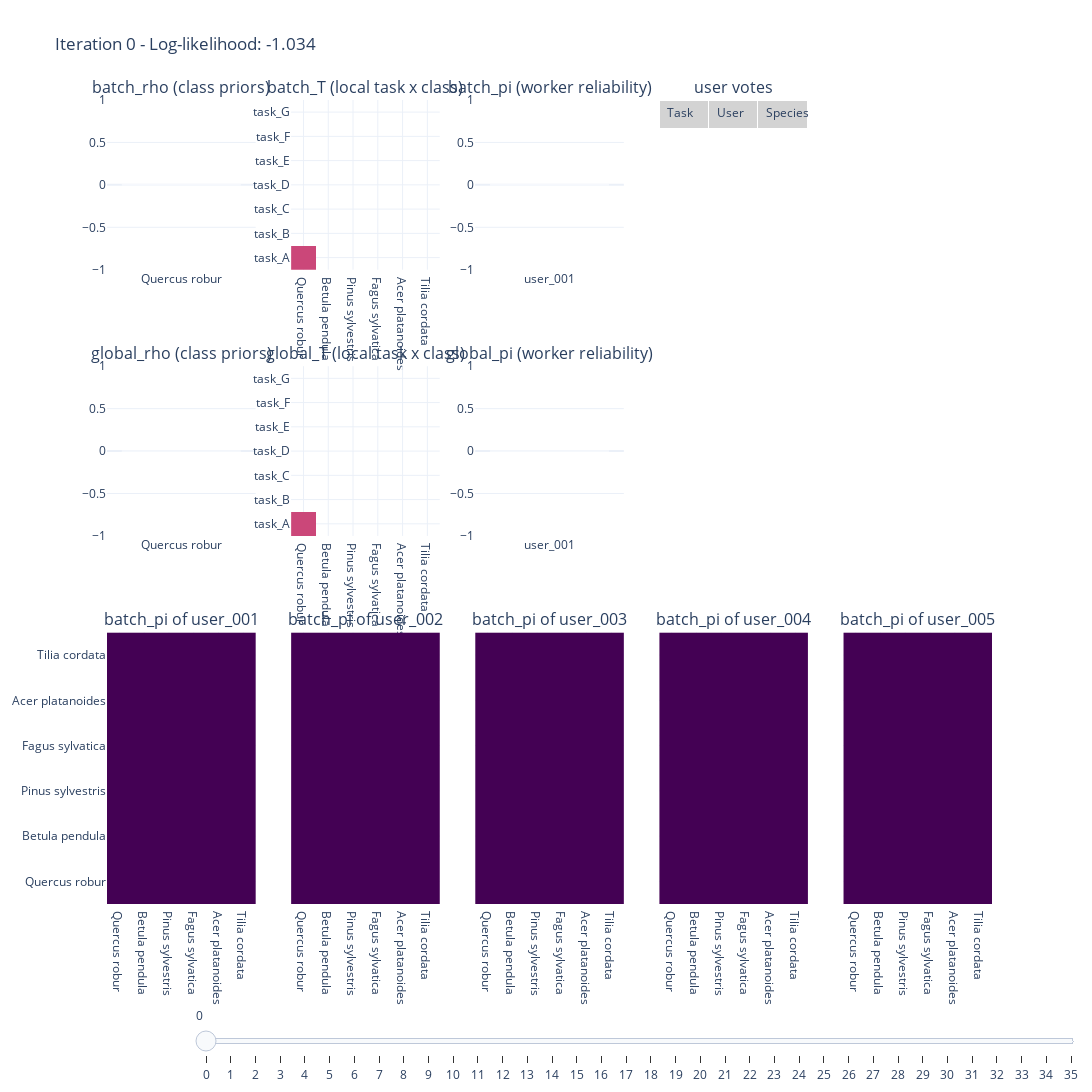

This figure's notebook cell:
### Markdown cell above
The following cell visualizes the behavior of the `VectorizedMultinomialBinaryOnlineMongo` model during online updates.  
It shows how the estimated voters’ reliability evolves over time as new labeling data is incorporated.

### Code cell
from peerannot.helpers.visualization import visualize_model


visualize_model(model=VectorizedMultinomialBinaryOnlineMongo, maxiter=50, batches=[batch1, batch2])

### Figure 1 — Plotly figure (JSON) as saved in the notebook; plotly's stock layout.template omitted (floating-point values rounded to 4 significant figures)
{"data": [{"type": "bar", "x": ["Quercus robur", "Betula pendula", "Pinus sylvestris", "Fagus sylvatica", "Acer platanoides", "Tilia cordata"], "xaxis": "x", "y": [0], "yaxis": "y"}, {"showscale": false, "type": "heatmap", "x": ["Quercus robur", "Betula pendula", "Pinus sylvestris", "Fagus sylvatica", "Acer platanoides", "Tilia cordata"], "xaxis": "x2", "y": ["task_A", "task_B", "task_C", "task_D", "task_E", "task_F", "task_G"], "yaxis": "y2", "z": [[0]]}, {"type": "bar", "x": ["user_001", "user_002", "user_003", "user_004", "user_005"], "xaxis": "x3", "y": [0], "yaxis": "y3"}, {"type": "bar", "x": ["Quercus robur", "Betula pendula", "Pinus sylvestris", "Fagus sylvatica", "Acer platanoides", "Tilia cordata"], "xaxis": "x4", "y": [0], "yaxis": "y4"}, {"showscale": false, "type": "heatmap", "x": ["Quercus robur", "Betula pendula", "Pinus sylvestris", "Fagus sylvatica", "Acer platanoides", "Tilia cordata"], "xaxis": "x5", "y": ["task_A", "task_B", "task_C", "task_D", "task_E", "task_F", "task_G"], "yaxis": "y5", "z": [[0]]}, {"type": "bar", "x": ["user_001", "user_002", "user_003", "user_004", "user_005"], "xaxis": "x6", "y": [0], "yaxis": "y6"}, {"colorscale": [[0, "#440154"], [0.1111, "#482878"], [0.2222, "#3e4989"], [0.3333, "#31688e"], [0.4444, "#26828e"], [0.5556, "#1f9e89"], [0.6667, "#35b779"], [0.7778, "#6ece58"], [0.8889, "#b5de2b"], [1, "#fde725"]], "showscale": false, "type": "heatmap", "x": ["Quercus robur", "Betula pendula", "Pinus sylvestris", "Fagus sylvatica", "Acer platanoides", "Tilia cordata"], "xaxis": "x7", "y": ["Quercus robur", "Betula pendula", "Pinus sylvestris", "Fagus sylvatica", "Acer platanoides", "Tilia cordata"], "yaxis": "y7", "z": [[0.0, 0.0, 0.0, 0.0, 0.0, 0.0], [0.0, 0.0, 0.0, 0.0, 0.0, 0.0], [0.0, 0.0, 0.0, 0.0, 0.0, 0.0], [0.0, 0.0, 0.0, 0.0, 0.0, 0.0], [0.0, 0.0, 0.0, 0.0, 0.0, 0.0], [0.0, 0.0, 0.0, 0.0, 0.0, 0.0]], "zmax": 1, "zmin": 0}, {"colorscale": [[0, "#440154"], [0.1111, "#482878"], [0.2222, "#3e4989"], [0.3333, "#31688e"], [0.4444, "#26828e"], [0.5556, "#1f9e89"], [0.6667, "#35b779"], [0.7778, "#6ece58"], [0.8889, "#b5de2b"], [1, "#fde725"]], "showscale": false, "type": "heatmap", "x": ["Quercus robur", "Betula pendula", "Pinus sylvestris", "Fagus sylvatica", "Acer platanoides", "Tilia cordata"], "xaxis": "x8", "y": ["Quercus robur", "Betula pendula", "Pinus sylvestris", "Fagus sylvatica", "Acer platanoides", "Tilia cordata"], "yaxis": "y8", "z": [[0.0, 0.0, 0.0, 0.0, 0.0, 0.0], [0.0, 0.0, 0.0, 0.0, 0.0, 0.0], [0.0, 0.0, 0.0, 0.0, 0.0, 0.0], [0.0, 0.0, 0.0, 0.0, 0.0, 0.0], [0.0, 0.0, 0.0, 0.0, 0.0, 0.0], [0.0, 0.0, 0.0, 0.0, 0.0, 0.0]], "zmax": 1, "zmin": 0}, {"colorscale": [[0, "#440154"], [0.1111, "#482878"], [0.2222, "#3e4989"], [0.3333, "#31688e"], [0.4444, "#26828e"], [0.5556, "#1f9e89"], [0.6667, "#35b779"], [0.7778, "#6ece58"], [0.8889, "#b5de2b"], [1, "#fde725"]], "showscale": false, "type": "heatmap", "x": ["Quercus robur", "Betula pendula", "Pinus sylvestris", "Fagus sylvatica", "Acer platanoides", "Tilia cordata"], "xaxis": "x9", "y": ["Quercus robur", "Betula pendula", "Pinus sylvestris", "Fagus sylvatica", "Acer platanoides", "Tilia cordata"], "yaxis": "y9", "z": [[0.0, 0.0, 0.0, 0.0, 0.0, 0.0], [0.0, 0.0, 0.0, 0.0, 0.0, 0.0], [0.0, 0.0, 0.0, 0.0, 0.0, 0.0], [0.0, 0.0, 0.0, 0.0, 0.0, 0.0], [0.0, 0.0, 0.0, 0.0, 0.0, 0.0], [0.0, 0.0, 0.0, 0.0, 0.0, 0.0]], "zmax": 1, "zmin": 0}, {"colorscale": [[0, "#440154"], [0.1111, "#482878"], [0.2222, "#3e4989"], [0.3333, "#31688e"], [0.4444, "#26828e"], [0.5556, "#1f9e89"], [0.6667, "#35b779"], [0.7778, "#6ece58"], [0.8889, "#b5de2b"], [1, "#fde725"]], "showscale": false, "type": "heatmap", "x": ["Quercus robur", "Betula pendula", "Pinus sylvestris", "Fagus sylvatica", "Acer platanoides", "Tilia cordata"], "xaxis": "x10", "y": ["Quercus robur", "Betula pendula", "Pinus sylvestris", "Fagus sylvatica", "Acer platanoides", "Tilia cordata"], "yaxis": "y10", "z": [[0.0, 0.0, 0.0, 0.0, 0.0, 0.0], [0.0, 0.0, 0.0, 0.0, 0.0, 0.0], [0.0, 0.0, 0.0, 0.0, 0.0, 0.0], [0.0, 0.0, 0.0, 0.0, 0.0, 0.0], [0.0, 0.0, 0.0, 0.0, 0.0, 0.0], [0.0, 0.0, 0.0, 0.0, 0.0, 0.0]], "zmax": 1, "zmin": 0}, {"colorscale": [[0, "#440154"], [0.1111, "#482878"], [0.2222, "#3e4989"], [0.3333, "#31688e"], [0.4444, "#26828e"], [0.5556, "#1f9e89"], [0.6667, "#35b779"], [0.7778, "#6ece58"], [0.8889, "#b5de2b"], [1, "#fde725"]], "showscale": false, "type": "heatmap", "x": ["Quercus robur", "Betula pendula", "Pinus sylvestris", "Fagus sylvatica", "Acer platanoides", "Tilia cordata"], "xaxis": "x11", "y": ["Quercus robur", "Betula pendula", "Pinus sylvestris", "Fagus sylvatica", "Acer platanoides", "Tilia cordata"], "yaxis": "y11", "z": [[0.0, 0.0, 0.0, 0.0, 0.0, 0.0], [0.0, 0.0, 0.0, 0.0, 0.0, 0.0], [0.0, 0.0, 0.0, 0.0, 0.0, 0.0], [0.0, 0.0, 0.0, 0.0, 0.0, 0.0], [0.0, 0.0, 0.0, 0.0, 0.0, 0.0], [0.0, 0.0, 0.0, 0.0, 0.0, 0.0]], "zmax": 1, "zmin": 0}, {"cells": {"values": [[], [], []]}, "domain": {"x": [0.624, 0.792], "y": [0.4578, 1]}, "header": {"align": "left", "fill": {"color": "lightgrey"}, "values": ["Task", "User", "Species"]}, "type": "table"}], "layout": {"annotations": [{"font": {"size": 16}, "showarrow": false, "text": "batch_rho (class priors)", "x": 0.084, "xanchor": "center", "xref": "paper", "y": 1, "yanchor": "bottom", "yref": "paper"}, {"font": {"size": 16}, "showarrow": false, "text": "batch_T (local task x class)", "x": 0.292, "xanchor": "center", "xref": "paper", "y": 1, "yanchor": "bottom", "yref": "paper"}, {"font": {"size": 16}, "showarrow": false, "text": "batch_pi (worker reliability)", "x": 0.5, "xanchor": "center", "xref": "paper", "y": 1, "yanchor": "bottom", "yref": "paper"}, {"font": {"size": 16}, "showarrow": false, "text": "user votes", "x": 0.708, "xanchor": "center", "xref": "paper", "y": 1, "yanchor": "bottom", "yref": "paper"}, {"font": {"size": 16}, "showarrow": false, "text": "global_rho (class priors)", "x": 0.084, "xanchor": "center", "xref": "paper", "y": 0.6689, "yanchor": "bottom", "yref": "paper"}, {"font": {"size": 16}, "showarrow": false, "text": "global_T (local task x class)", "x": 0.292, "xanchor": "center", "xref": "paper", "y": 0.6689, "yanchor": "bottom", "yref": "paper"}, {"font": {"size": 16}, "showarrow": false, "text": "global_pi (worker reliability)", "x": 0.5, "xanchor": "center", "xref": "paper", "y": 0.6689, "yanchor": "bottom", "yref": "paper"}, {"font": {"size": 16}, "showarrow": false, "text": "batch_pi of user_001", "x": 0.084, "xanchor": "center", "xref": "paper", "y": 0.3378, "yanchor": "bottom", "yref": "paper"}, {"font": {"size": 16}, "showarrow": false, "text": "batch_pi of user_002", "x": 0.292, "xanchor": "center", "xref": "paper", "y": 0.3378, "yanchor": "bottom", "yref": "paper"}, {"font": {"size": 16}, "showarrow": false, "text": "batch_pi of user_003", "x": 0.5, "xanchor": "center", "xref": "paper", "y": 0.3378, "yanchor": "bottom", "yref": "paper"}, {"font": {"size": 16}, "showarrow": false, "text": "batch_pi of user_004", "x": 0.708, "xanchor": "center", "xref": "paper", "y": 0.3378, "yanchor": "bottom", "yref": "paper"}, {"font": {"size": 16}, "showarrow": false, "text": "batch_pi of user_005", "x": 0.916, "xanchor": "center", "xref": "paper", "y": 0.3378, "yanchor": "bottom", "yref": "paper"}], "height": 1200, "showlegend": false, "sliders": [{"steps": [{"args": [["iter_0"], {"frame": {"duration": 0, "redraw": true}}], "label": "0", "method": "animate"}, {"args": [["iter_1"], {"frame": {"duration": 0, "redraw": true}}], "label": "1", "method": "animate"}, {"args": [["iter_2"], {"frame": {"duration": 0, "redraw": true}}], "label": "2", "method": "animate"}, {"args": [["iter_3"], {"frame": {"duration": 0, "redraw": true}}], "label": "3", "method": "animate"}, {"args": [["iter_4"], {"frame": {"duration": 0, "redraw": true}}], "label": "4", "method": "animate"}, {"args": [["iter_5"], {"frame": {"duration": 0, "redraw": true}}], "label": "5", "method": "animate"}, {"args": [["iter_6"], {"frame": {"duration": 0, "redraw": true}}], "label": "6", "method": "animate"}, {"args": [["iter_7"], {"frame": {"duration": 0, "redraw": true}}], "label": "7", "method": "animate"}, {"args": [["iter_8"], {"frame": {"duration": 0, "redraw": true}}], "label": "8", "method": "animate"}, {"args": [["iter_9"], {"frame": {"duration": 0, "redraw": true}}], "label": "9", "method": "animate"}, {"args": [["iter_10"], {"frame": {"duration": 0, "redraw": true}}], "label": "10", "method": "animate"}, {"args": [["iter_11"], {"frame": {"duration": 0, "redraw": true}}], "label": "11", "method": "animate"}, {"args": [["iter_12"], {"frame": {"duration": 0, "redraw": true}}], "label": "12", "method": "animate"}, {"args": [["iter_13"], {"frame": {"duration": 0, "redraw": true}}], "label": "13", "method": "animate"}, {"args": [["iter_14"], {"frame": {"duration": 0, "redraw": true}}], "label": "14", "method": "animate"}, {"args": [["iter_15"], {"frame": {"duration": 0, "redraw": true}}], "label": "15", "method": "animate"}, {"args": [["iter_16"], {"frame": {"duration": 0, "redraw": true}}], "label": "16", "method": "animate"}, {"args": [["iter_17"], {"frame": {"duration": 0, "redraw": true}}], "label": "17", "method": "animate"}, {"args": [["iter_18"], {"frame": {"duration": 0, "redraw": true}}], "label": "18", "method": "animate"}, {"args": [["iter_19"], {"frame": {"duration": 0, "redraw": true}}], "label": "19", "method": "animate"}, {"args": [["iter_20"], {"frame": {"duration": 0, "redraw": true}}], "label": "20", "method": "animate"}, {"args": [["iter_21"], {"frame": {"duration": 0, "redraw": true}}], "label": "21", "method": "animate"}, {"args": [["iter_22"], {"frame": {"duration": 0, "redraw": true}}], "label": "22", "method": "animate"}, {"args": [["iter_23"], {"frame": {"duration": 0, "redraw": true}}], "label": "23", "method": "animate"}, {"args": [["iter_24"], {"frame": {"duration": 0, "redraw": true}}], "label": "24", "method": "animate"}, {"args": [["iter_25"], {"frame": {"duration": 0, "redraw": true}}], "label": "25", "method": "animate"}, {"args": [["iter_26"], {"frame": {"duration": 0, "redraw": true}}], "label": "26", "method": "animate"}, {"args": [["iter_27"], {"frame": {"duration": 0, "redraw": true}}], "label": "27", "method": "animate"}, {"args": [["iter_28"], {"frame": {"duration": 0, "redraw": true}}], "label": "28", "method": "animate"}, {"args": [["iter_29"], {"frame": {"duration": 0, "redraw": true}}], "label": "29", "method": "animate"}, {"args": [["iter_30"], {"frame": {"duration": 0, "redraw": true}}], "label": "30", "method": "animate"}, {"args": [["iter_31"], {"frame": {"duration": 0, "redraw": true}}], "label": "31", "method": "animate"}, {"args": [["iter_32"], {"frame": {"duration": 0, "redraw": true}}], "label": "32", "method": "animate"}, {"args": [["iter_33"], {"frame": {"duration": 0, "redraw": true}}], "label": "33", "method": "animate"}, {"args": [["iter_34"], {"frame": {"duration": 0, "redraw": true}}], "label": "34", "method": "animate"}, {"args": [["iter_35"], {"frame": {"duration": 0, "redraw": true}}], "label": "35", "method": "animate"}], "x": 0.1, "y": -0.1}], "title": {"text": "Iteration 0 - Log-likelihood: -1.034"}, "width": 1600, "xaxis": {"anchor": "y", "domain": [0, 0.168]}, "xaxis10": {"anchor": "y10", "domain": [0.624, 0.792]}, "xaxis11": {"anchor": "y11", "domain": [0.832, 1]}, "xaxis2": {"anchor": "y2", "domain": [0.208, 0.376]}, "xaxis3": {"anchor": "y3", "domain": [0.416, 0.584]}, "xaxis4": {"anchor": "y4", "domain": [0, 0.168]}, "xaxis5": {"anchor": "y5", "domain": [0.208, 0.376]}, "xaxis6": {"anchor": "y6", "domain": [0.416, 0.584]}, "xaxis7": {"anchor": "y7", "domain": [0, 0.168]}, "xaxis8": {"anchor": "y8", "domain": [0.208, 0.376]}, "xaxis9": {"anchor": "y9", "domain": [0.416, 0.584]}, "yaxis": {"anchor": "x", "domain": [0.7889, 1]}, "yaxis10": {"anchor": "x10", "domain": [0, 0.3378], "showticklabels": false}, "yaxis11": {"anchor": "x11", "domain": [0, 0.3378], "showticklabels": false}, "yaxis2": {"anchor": "x2", "domain": [0.7889, 1]}, "yaxis3": {"anchor": "x3", "domain": [0.7889, 1]}, "yaxis4": {"anchor": "x4", "domain": [0.4578, 0.6689]}, "yaxis5": {"anchor": "x5", "domain": [0.4578, 0.6689]}, "yaxis6": {"anchor": "x6", "domain": [0.4578, 0.6689]}, "yaxis7": {"anchor": "x7", "domain": [0, 0.3378], "showticklabels": true}, "yaxis8": {"anchor": "x8", "domain": [0, 0.3378], "showticklabels": false}, "yaxis9": {"anchor": "x9", "domain": [0, 0.3378], "showticklabels": false}}}
